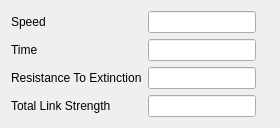
       <widget class="QWidget" name="tab_2">
        <attribute name="title">
         <string>Solution</string>
        </attribute>
        <layout class="QGridLayout" name="gridLayout_3">
         <item row="2" column="0">
          <widget class="QLabel" name="label_9">
           <property name="text">
            <string>Resistance To Extinction</string>
           </property>
          </widget>
         </item>
         <item row="0" column="2">
          <widget class="QLabel" name="label_7">
           <property name="text">
            <string/>
           </property>
          </widget>
         </item>
         <item row="3" column="0">
          <widget class="QLabel" name="label_10">
           <property name="text">
            <string>Total Link Strength</string>
           </property>
          </widget>
         </item>
         <item row="1" column="0">
          <widget class="QLabel" name="label_5">
           <property name="text">
            <string>Time</string>
           </property>
          </widget>
         </item>
         <item row="0" column="0">
          <widget class="QLabel" name="label_4">
           <property name="text">
            <string>Speed</string>
           </property>
          </widget>
         </item>
         <item row="0" column="1">
          <widget class="QLineEdit" name="lineEdit_1">
           <property name="minimumSize">
            <size>
             <width>70</width>
             <height>0</height>
            </size>
           </property>
           <property name="statusTip">
            <string/>
           </property>
           <property name="readOnly">
            <bool>true</bool>
           </property>
          </widget>
         </item>
         <item row="1" column="1">
          <widget class="QLineEdit" name="lineEdit_2">
           <property name="toolTip">
            <string/>
           </property>
           <property name="statusTip">
            <string>The number of steps needed to colonise the target.</string>
           </property>
           <property name="readOnly">
            <bool>true</bool>
           </property>
          </widget>
         </item>
         <item row="3" column="1">
          <widget class="QLineEdit" name="lineEdit_4">
           <property name="statusTip">
            <string>The combined strength of all the links in the landscape.</string>
           </property>
           <property name="readOnly">
            <bool>true</bool>
           </property>
          </widget>
         </item>
         <item row="2" column="1">
          <widget class="QLineEdit" name="lineEdit_3">
           <property name="statusTip">
            <string/>
           </property>
           <property name="readOnly">
            <bool>true</bool>
           </property>
          </widget>
         </item>
        </layout>
       </widget>
